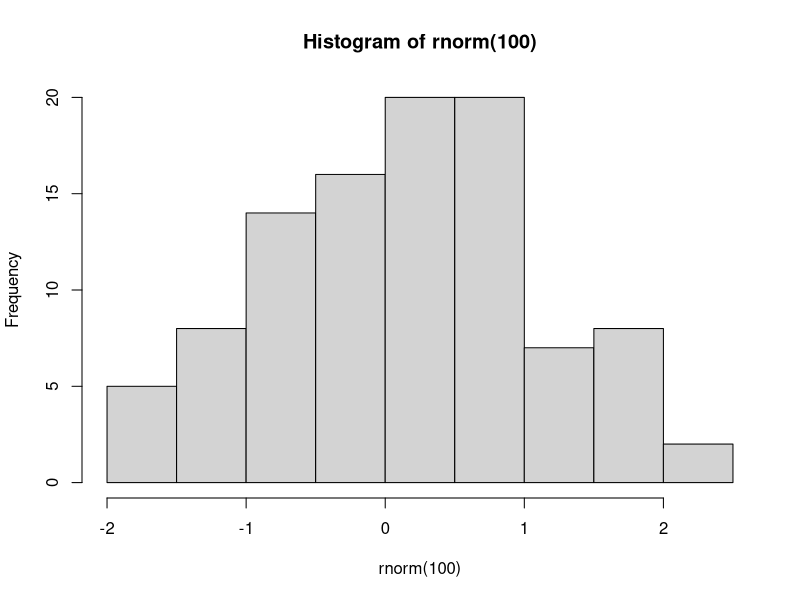

R code for this plot:

4*2+1-1/1

options(repr.plot.width = 4, repr.plot.height = 3) ## this line changes the plot size
hist(rnorm(100))

1+1
